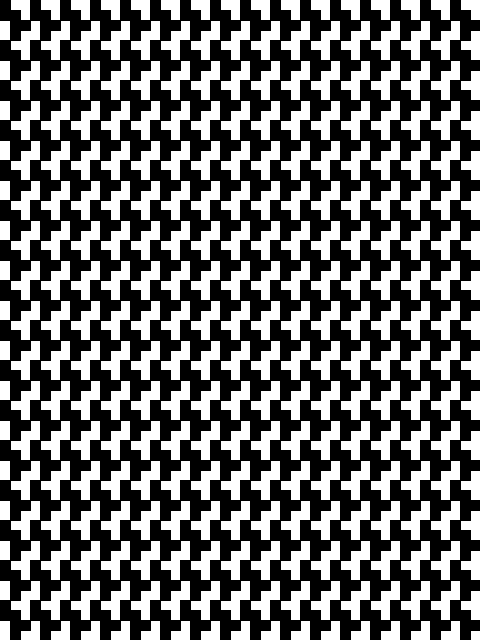
Frame 1 (no input)
Frame 60 (the mouse pressed at the canvas centre just before this capture): identical to frame 1, image omitted
Frame 120 (the mouse held since frame 60 and released just before this capture): identical to frame 1, image omitted

The Processing sketch that drew this single still picture (run headless with seeded random() and noise(); from frame 60 on, the mouse is pressed at the canvas centre):

// Processing sketch: processing_10391
// ── processing_10391.pde

void setup ()
{ 
  size (480,640);
  background (255);
fill (0);

}

void draw()

{ 
  for (int ix=0; ix < 16; ix++)
  {
    for (int iy=0; iy< 16; iy++)
    {
  
      pushMatrix ();
      translate( ix*30, iy*40 );
      
      
      
      
      
    rect (0,0,10,20);

rect (10,10,10,30);

rect (20,20,10,10);
popMatrix ();

  }
  }

}
